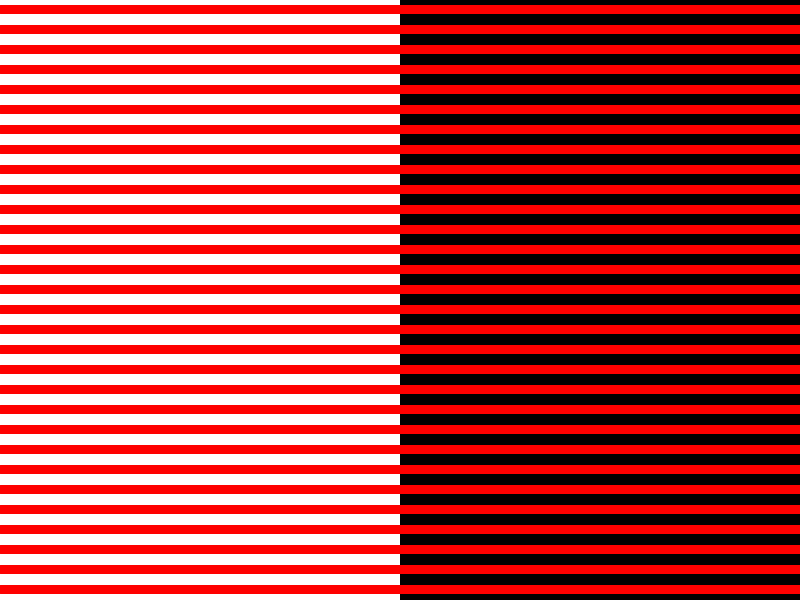
Frame 1 (no input)
Frame 60 (the mouse pressed at the canvas centre just before this capture): identical to frame 1, image omitted
Frame 120 (the mouse held since frame 60 and released just before this capture): blank canvas, image omitted

The Processing sketch that drew this single still picture (run headless with seeded random() and noise(); from frame 60 on, the mouse is pressed at the canvas centre):

// Processing sketch: BezoldEffect
// ── BezoldEffect.pde
//https://en.wikipedia.org/wiki/Bezold_effect
//Tomado de: https://www.openprocessing.org/sketch/478895

void setup(){
  size(800,600);
}

void draw(){
if (mousePressed){
  background(255,0,0);

}else{
  noStroke();
  fill(255,255,255);
  rect(0,0,width/2,width);
  fill(0,0,0);
  rect(width/2,0,width/2,width);
    for(int i=9;i<=height;i=i+20){
    strokeWeight(9);
    stroke(255,0,0);
    line(0,i,width,i);
  }
}
}
